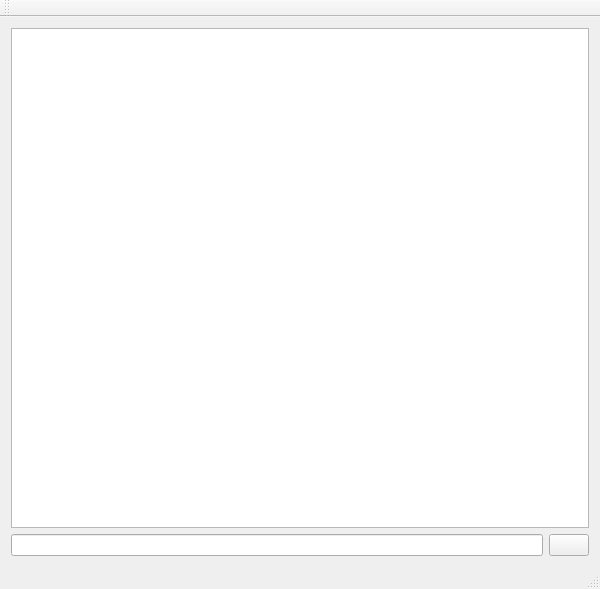
<?xml version="1.0" encoding="UTF-8"?>
<ui version="4.0">
 <class>chatBoxClass</class>
 <widget class="QMainWindow" name="chatBoxClass">
  <property name="geometry">
   <rect>
    <x>0</x>
    <y>0</y>
    <width>600</width>
    <height>589</height>
   </rect>
  </property>
  <property name="windowTitle">
   <string>chatBox</string>
  </property>
  <widget class="QWidget" name="centralWidget">
   <layout class="QVBoxLayout" name="verticalLayout">
    <item>
     <widget class="QListWidget" name="listWidget"/>
    </item>
    <item>
     <layout class="QHBoxLayout" name="horizontalLayout">
      <item>
       <widget class="QLineEdit" name="chatBar">
        <property name="sizePolicy">
         <sizepolicy hsizetype="Expanding" vsizetype="Fixed">
          <horstretch>0</horstretch>
          <verstretch>0</verstretch>
         </sizepolicy>
        </property>
       </widget>
      </item>
      <item>
       <widget class="QPushButton" name="sendButton">
        <property name="text">
         <string/>
        </property>
        <property name="icon">
         <iconset>
          <normaloff>../../../../Pictures/New Canvas.bmp</normaloff>../../../../Pictures/New Canvas.bmp</iconset>
        </property>
        <property name="iconSize">
         <size>
          <width>50</width>
          <height>50</height>
         </size>
        </property>
       </widget>
      </item>
     </layout>
    </item>
   </layout>
  </widget>
  <widget class="QToolBar" name="mainToolBar">
   <attribute name="toolBarArea">
    <enum>TopToolBarArea</enum>
   </attribute>
   <attribute name="toolBarBreak">
    <bool>false</bool>
   </attribute>
  </widget>
  <widget class="QStatusBar" name="statusBar"/>
 </widget>
 <layoutdefault spacing="6" margin="11"/>
 <resources>
  <include location="chatBox.qrc"/>
 </resources>
 <connections/>
</ui>
